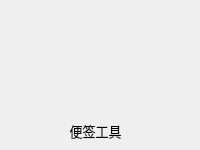
                           <widget class="QWidget" name="widget_41" native="true">
                            <property name="geometry">
                             <rect>
                              <x>910</x>
                              <y>180</y>
                              <width>200</width>
                              <height>150</height>
                             </rect>
                            </property>
                            <property name="minimumSize">
                             <size>
                              <width>200</width>
                              <height>150</height>
                             </size>
                            </property>
                            <property name="maximumSize">
                             <size>
                              <width>200</width>
                              <height>150</height>
                             </size>
                            </property>
                            <property name="styleSheet">
                             <string notr="true">#widget_41{
background-color: rgba(64, 96, 115, 255);
border-radius: 10px;
}</string>
                            </property>
                            <widget class="QWidget" name="widget_42" native="true">
                             <property name="geometry">
                              <rect>
                               <x>50</x>
                               <y>20</y>
                               <width>91</width>
                               <height>71</height>
                              </rect>
                             </property>
                             <property name="styleSheet">
                              <string notr="true">image: url(:/lib/note.png);</string>
                             </property>
                            </widget>
                            <widget class="QLabel" name="label_20">
                             <property name="geometry">
                              <rect>
                               <x>20</x>
                               <y>120</y>
                               <width>151</width>
                               <height>21</height>
                              </rect>
                             </property>
                             <property name="font">
                              <font>
                               <family>OPPOSans B</family>
                               <pointsize>10</pointsize>
                              </font>
                             </property>
                             <property name="text">
                              <string>便签工具</string>
                             </property>
                             <property name="alignment">
                              <set>Qt::AlignCenter</set>
                             </property>
                            </widget>
                            <widget class="QToolButton" name="toolButton_16">
                             <property name="geometry">
                              <rect>
                               <x>160</x>
                               <y>0</y>
                               <width>40</width>
                               <height>40</height>
                              </rect>
                             </property>
                             <property name="minimumSize">
                              <size>
                               <width>40</width>
                               <height>40</height>
                              </size>
                             </property>
                             <property name="maximumSize">
                              <size>
                               <width>40</width>
                               <height>40</height>
                              </size>
                             </property>
                             <property name="styleSheet">
                              <string notr="true">QToolButton {
	
	color: rgb(217, 236, 237);
	background-color: rgba(255, 255, 255, 0);
	border: none;
}

QToolButton::menu-indicator { 
	image: None;
}

 
QToolButton:hover {
	color: rgb(255, 255, 255);
	background-color: rgba(255, 255, 255, 0);
	border: none;
}</string>
                             </property>
                             <property name="text">
                              <string/>
                             </property>
                             <property name="icon">
                              <iconset resource="lib.qrc">
                               <normaloff>:/lib/caozuo.png</normaloff>:/lib/caozuo.png</iconset>
                             </property>
                             <property name="iconSize">
                              <size>
                               <width>20</width>
                               <height>20</height>
                              </size>
                             </property>
                            </widget>
                           </widget>
